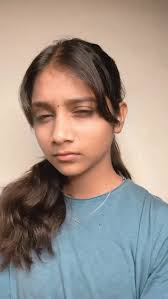
#> input picture Image_Classification/model/testimages/image_31.jpeg, 168 x 299 px
$ jupyter execute personclassifier.ipynb   (shell and % lines are left out)
#> lines starting #> are read from the running program, lines starting #| are printed output that depends on the picture
[cell 1]
import numpy as np
import cv2
import matplotlib
from matplotlib import pyplot as plt

[cell 2]
img = cv2.imread('./testimages/image_31.jpeg')
#> img is the input picture: shape (299, 168, 3); mean B, G, R 136.7, 144.8, 157.3
img.shape
#> Out = (299, 168, 3)

[cell 3]
plt.imshow(img)

[cell 4]
gray = cv2.cvtColor(img, cv2.COLOR_BGR2GRAY)
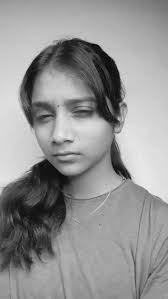
#> gray: shape (299, 168); min 2, max 246, mean 147.7
gray.shape
#> Out = (299, 168)

[cell 5]
gray

[cell 6]
plt.imshow(gray, cmap='gray')

[cell 7]
face_cascade = cv2.CascadeClassifier('./opencv/haarcascades/haarcascade_frontalface_default.xml')
eye_cascade = cv2.CascadeClassifier('./opencv/haarcascades/haarcascade_eye.xml')

faces = face_cascade.detectMultiScale(gray, 1.3, 5)
#> faces = [[13, 76, 98, 98]]
faces
#> Out = [[13, 76, 98, 98]]

[cell 8]
(x,y,w,h) = faces[0]
#> x = 13; y = 76; w = 98; h = 98
x,y,w,h
#> Out = (13, 76, 98, 98)

[cell 9]
face_img = cv2.rectangle(img,(x,y),(x+w,y+h),(255,0,0),2)
plt.imshow(face_img)

[cell 10]
cv2.destroyAllWindows()
for (x,y,w,h) in faces:
    face_img = cv2.rectangle(img,(x,y),(x+w,y+h),(255,0,0),2)
    roi_gray = gray[y:y+h, x:x+w]
    roi_color = face_img[y:y+h, x:x+w]
    eyes = eye_cascade.detectMultiScale(roi_gray)
    for (ex,ey,ew,eh) in eyes:
        cv2.rectangle(roi_color,(ex,ey),(ex+ew,ey+eh),(0,255,0),2)
#> this loop made 1 pass
#> (x, y, w, h, eyes) on pass 1: (13, 76, 98, 98, [[14, 21, 32, 32]])
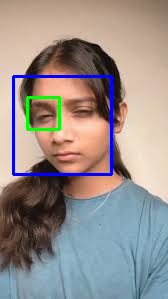
#> img: shape (299, 168, 3); mean B, G, R 139.3, 142.8, 152.3
#> roi_color: shape (98, 98, 3); mean B, G, R 117.7, 131.6, 162.4


plt.figure()
plt.imshow(face_img, cmap='gray')
plt.show()

[cell 11]
plt.imshow(roi_color, cmap='gray')

[cell 12]
cropped_img = np.array(roi_color)
cropped_img.shape
#> Out = (98, 98, 3)

[cell 13]
import numpy as np
import pywt
import cv2

def w2d(img, mode='haar', level=1):
#> called with mode = 'db1', level = 5
    imArray = img
    #Datatype conversions
    #convert to grayscale
    imArray = cv2.cvtColor( imArray,cv2.COLOR_RGB2GRAY )
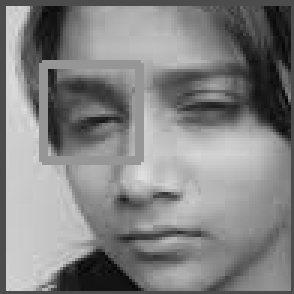
#> imArray: shape (98, 98) (shown 3 times larger); min 3, max 224, mean 130.9
    #convert to float
    imArray =  np.float32(imArray)
    imArray /= 255;
    # compute coefficients
    coeffs=pywt.wavedec2(imArray, mode, level=level)
#> coeffs = 6 items

    #Process Coefficients
    coeffs_H=list(coeffs)
#> coeffs_H = 6 items
    coeffs_H[0] *= 0;

    # reconstruction
    imArray_H=pywt.waverec2(coeffs_H, mode);
    imArray_H *= 255;
    imArray_H =  np.uint8(imArray_H)

    return imArray_H

[cell 14]
im_har = w2d(cropped_img,'db1',5)
plt.imshow(im_har, cmap='gray')

[cell 15]
def get_cropped_image_if_2_eyes(image_path):
    img = cv2.imread(image_path)
    gray = cv2.cvtColor(img, cv2.COLOR_BGR2GRAY)
    faces = face_cascade.detectMultiScale(gray, 1.3, 5)
    for (x,y,w,h) in faces:
        roi_gray = gray[y:y+h, x:x+w]
        roi_color = img[y:y+h, x:x+w]
        eyes = eye_cascade.detectMultiScale(roi_gray)
        if len(eyes) >= 2:
            return roi_color

[cell 16]
original_image = cv2.imread('./testimages/image_17.jpeg')
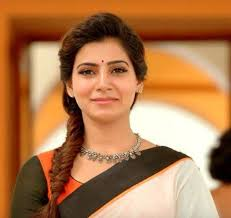
#> input picture Image_Classification/model/testimages/image_17.jpeg, 231 x 218 px
#> original_image is the input picture: shape (218, 231, 3); mean B, G, R 78.7, 121.9, 175.4
plt.imshow(original_image)

[cell 17]
cropped_image = get_cropped_image_if_2_eyes('./testimages/image_17.jpeg')
#> in get_cropped_image_if_2_eyes, `gray = cv2.cvtColor(img, cv2.COLOR_BGR2GRAY)`:
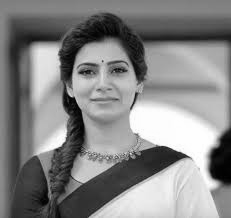
#> gray: shape (218, 231); min 0, max 255, mean 133
#> in get_cropped_image_if_2_eyes, `faces = face_cascade.detectMultiScale(gray, 1.3, 5)`: faces = [[62, 40, 80, 80]]
#> the loop in get_cropped_image_if_2_eyes, `for (x,y,w,h) in faces:` made 1 pass
#> (x, y, w, h, eyes) on pass 1: (62, 40, 80, 80, [[43, 18, 23, 23], [13, 20, 24, 24]])
#> pass 1, in get_cropped_image_if_2_eyes, `roi_gray = gray[y:y+h, x:x+w]`:
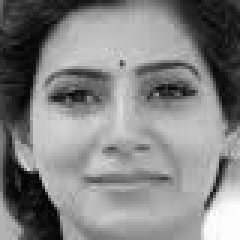
#> roi_gray: shape (80, 80) (shown 3 times larger); min 2, max 254, mean 130.8
#> pass 1, in get_cropped_image_if_2_eyes, `roi_color = img[y:y+h, x:x+w]`:
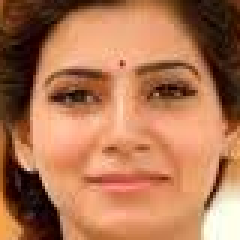
#> roi_color: shape (80, 80, 3) (shown 3 times larger); mean B, G, R 83.4, 117.2, 175.7
# print(type(cropped_image))
# print(cropped_image)
plt.imshow(cropped_image)

[cell 18]
org_image_obstructed = cv2.imread('./testimages/image_31.jpeg')
plt.imshow(org_image_obstructed)

[cell 19]
cropped_image_no_2_eyes = get_cropped_image_if_2_eyes('./testimages/image_31.jpeg')
#> in get_cropped_image_if_2_eyes (call 2), `faces = face_cascade.detectMultiScale(gray, 1.3, 5)`: faces = [[13, 76, 98, 98]]
#> the loop in get_cropped_image_if_2_eyes (call 2), `for (x,y,w,h) in faces:` made 1 pass
#> pass 1, in get_cropped_image_if_2_eyes (call 2), `roi_color = img[y:y+h, x:x+w]`:
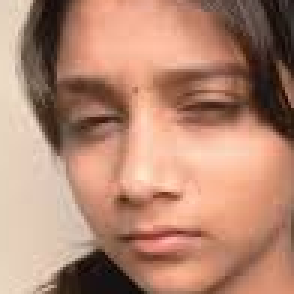
#> roi_color: shape (98, 98, 3) (shown 3 times larger); mean B, G, R 114.5, 135.6, 180.3
cropped_image_no_2_eyes

[cell 20]
path_to_data = "./dataset/"
path_to_cr_data = "./dataset/cropped/"

[cell 21]
import os
img_dirs = []
for entry in os.scandir(path_to_data):
    if entry.is_dir():
        img_dirs.append(entry.path)

[cell 22]
img_dirs

[cell 23]
import shutil
if os.path.exists(path_to_cr_data):
     shutil.rmtree(path_to_cr_data)
os.mkdir(path_to_cr_data)

[cell 24]
cropped_image_dirs = []
celebrity_file_names_dict = {}

for img_dir in img_dirs:
    count = 1
    celebrity_name = os.path.basename(img_dir)
    celebrity_file_names_dict[celebrity_name] = []

    for entry in os.scandir(img_dir):
        if entry.is_file() and entry.name.lower().endswith(('.png', '.jpg', '.jpeg')):
            roi_color = get_cropped_image_if_2_eyes(entry.path)
#> call 3 of get_cropped_image_if_2_eyes, with image_path = './dataset/allu arjun pics/image_102.jpg'
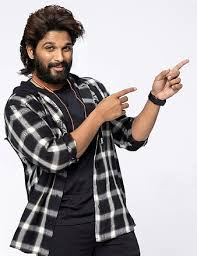
#> input picture Image_Classification/model/dataset/allu arjun pics/image_102.jpg, 197 x 256 px
#> in get_cropped_image_if_2_eyes, img is the input picture: shape (256, 197, 3); mean B, G, R 161.2, 159.9, 165.6
#> in get_cropped_image_if_2_eyes (call 3), `faces = face_cascade.detectMultiScale(gray, 1.3, 5)`: faces = [[34, 30, 50, 50]]
#> the loop in get_cropped_image_if_2_eyes (call 3), `for (x,y,w,h) in faces:` made 1 pass
#> pass 1, in get_cropped_image_if_2_eyes (call 3), `roi_color = img[y:y+h, x:x+w]`:
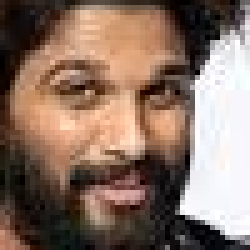
#> roi_color: shape (50, 50, 3) (shown 5 times larger); mean B, G, R 100.3, 113.5, 137.1
